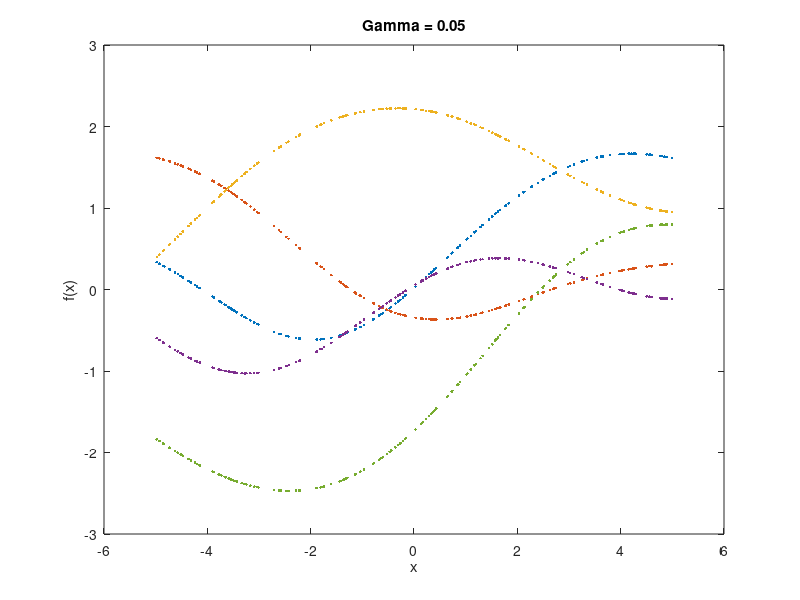
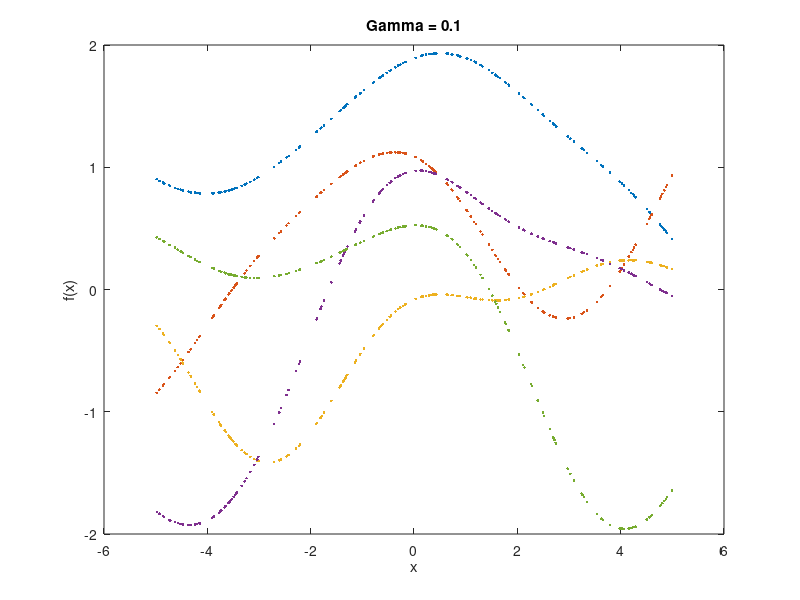
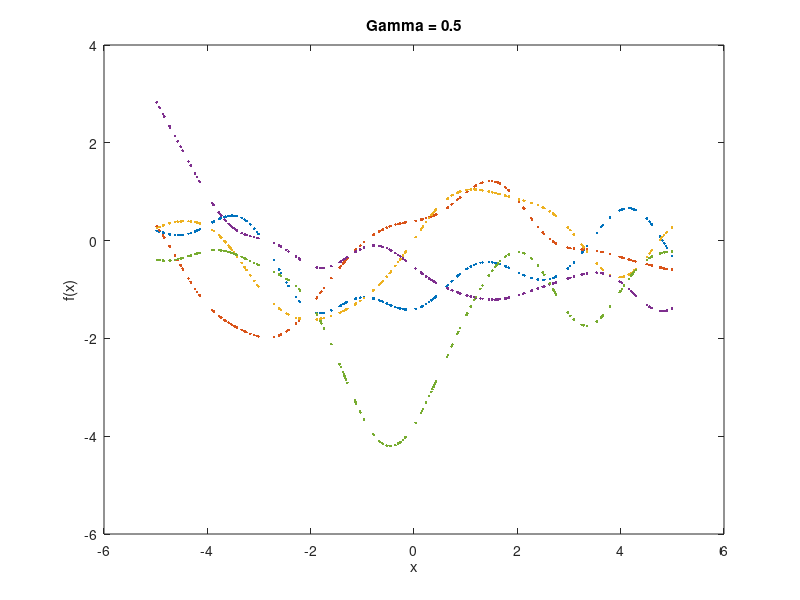

MATLAB code to generate these figures, in order:
%% gpprior.m
% Plots realisations from a GP prior using an RBF covariance function
%
% From A First Course in Machine Learning
% Simon Rogers, August 2016 [simon.rogers@glasgow.ac.uk]
clear all; close all;

%% Define the x variable
% The first step is to define the x values of interest, we'll pick some
% random ones in the range -5 to 5
x = rand(200,1) * 10 - 5;
x = sort(x);

%% Define the kernel parameters of interest
% We are using an RBF covariance function:
% 
% $$k(x_i,x_j) = \alpha\exp\left\{-\gamma(x_n-x_m)^2\right\}$$
% 
gamvals = [0.05,0.1,0.5];
alpha = 1;
%% Loop over the gamma values
% at each stage, compute the covariance matrix and then sample 5 functions
% from the GP (i.e. 5 realisations from the N dimensional Gaussian with men
% zero and covariance equal to the covariance matrix.
N = length(x);
for gam = gamvals
    C = zeros(N);
    for n = 1:N
        for n2 = 1:N
            C(n,n2) = alpha*exp(-gam*(x(n)-x(n2))^2);
        end
    end
    % add some jitter for numerical stability
    C = C + 1e-6*eye(N);
    f = mvnrnd(repmat(0,N,1),C,5);
    figure()
    plot(x,f,'.');
    title(sprintf('Gamma = %g',gam));
    xlabel('x');
    ylabel('f(x)');
    drawnow;
end